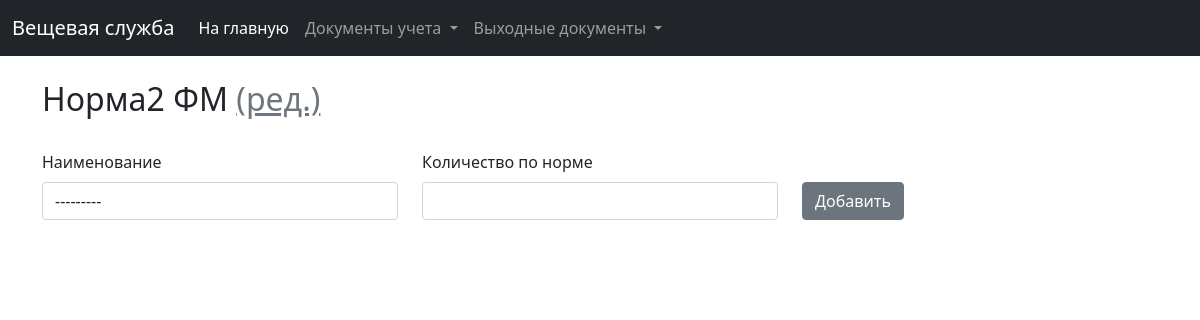
/clothing/norms/3/items, run on an earlier commit of the app's database.
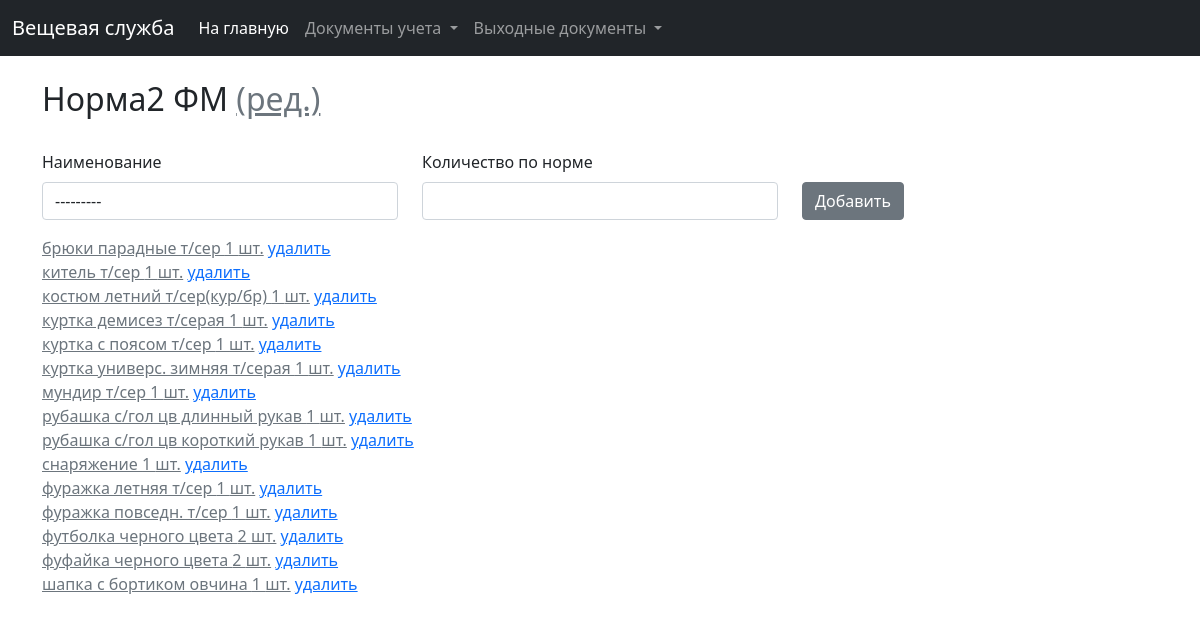
And on a later commit of the database.
### clothing/models.py (models this page shows, shortened)
class ClothesInNorm(models.Model):
    norm = models.ForeignKey(Norm, on_delete=models.CASCADE, verbose_name="Норма")
    clothes = models.ForeignKey(Clothes, on_delete=models.CASCADE, verbose_name="Наименование")
    norm_count = models.IntegerField(verbose_name="Количество по норме")
    class Meta:
        ordering = ('clothes__clothes_title',)
        verbose_name = 'Наименование в норме'
        verbose_name_plural = 'Наименования в норме'
        unique_together = [['norm', 'clothes']]

class Clothes(models.Model):
    clothes_title = models.CharField(verbose_name="Наименование", max_length=255)
    wear_time = models.IntegerField(verbose_name="Сроки носки, мес.", validators=[MinValueValidator(0)])
    nomenclature = models.CharField(verbose_name="Номенклатура", max_length=255, null=True, blank=True)
    created_at = models.DateTimeField(verbose_name="Дата и время создания", auto_created=True, blank=True, null=True)
    price = models.FloatField(verbose_name="Цена", blank=True, null=True, validators=[MinValueValidator(0.0)])
    has_to_be_deposited = models.BooleanField(verbose_name="Подлежит сдаче", default=False)
    last_modified = models.DateTimeField(verbose_name="Дата и время последнего изменения", auto_now=True, blank=True,
                                         null=True)
    def __str__(self):
        return self.clothes_title
    class Meta:
        ordering = ('-id',)
        verbose_name = 'Наименование предмета'
        verbose_name_plural = 'Наименования предметов'

### clothing/views.py (the view)
# urls.py: path('norms/<norm_id>/items', views.norm_items, name='norm_items'),
def norm_items(request, norm_id):
    norm = get_object_or_404(Norm, pk=norm_id)
    item_list = ClothesInNorm.objects.filter(norm_id=norm_id).order_by('clothes__clothes_title')
    clothes_in_norm_form = ClothesInNormForm()
    return render(request, 'clothing/norms/norm_items.html', {
        'norm': norm,
        'clothes_in_norm_form': clothes_in_norm_form,
        'item_list': item_list,
        'clothes_list': Clothes.objects.all(),
    })

### clothing/forms.py
class ClothesInNormForm(ModelForm):
    class Meta:
        model = ClothesInNorm
        fields = '__all__'

### clothing/templates/clothing/norms/norm_items.html (shortened to what this page needs)
{% extends 'base.html' %}
{% load widget_tweaks %}
{% load static %}
{% block content %}
    <div class="container">
        <br>
        <h2>{{ norm.norm_title }} <a href="#norm_update_data_form" data-bs-toggle="modal" class="link-secondary">(ред.)</a></h2>
        <br>
        <form id="add_norm_item_form">{% csrf_token %}
            <div class="row align-items-end">
                <div class="col-lg-4">
                    <div class="mb-3">
                        <label class="form-label">Наименование</label><br>
                        {% render_field clothes_in_norm_form.clothes class+="form-control" style="width: 100%" %}
                    </div>
                </div>
                <div class="col-lg-4">
                    <div class="mb-3">
                        <label class="form-label">Количество по норме</label><br>
                        {% render_field clothes_in_norm_form.norm_count class+="form-control" style="width: 100%" %}
                    </div>
                </div>
                <div class="col-lg-4">
                    <div class="mb-3">
                        <button type="submit" class="btn btn-secondary" id="add_clothes_in_card_button">Добавить
                        </button>
                    </div>
                </div>
            </div>
        </form>
        {% if norm.clothes_list %}
            {% for item in item_list %}
                <a class="link-secondary" href="#norm_item_update_data_form_{{ item.id }}"
                   data-bs-toggle="modal">{{ item.clothes }} {{ item.norm_count }} шт.</a> <a href="javascript:delete_item_in_norm({{ item.id }})">удалить</a><br>
            {% endfor %}
        {% else %}
            <p>Список пуст!</p>
        {% endif %}
    </div>
{% endblock %}

What changed in the data, as far as the page shows it:
added ClothesInNorm: clothes "брюки парадные т/сер", norm_count "1"
added ClothesInNorm: clothes "китель т/сер", norm_count "1"
added ClothesInNorm: clothes "костюм летний т/сер(кур/бр)", norm_count "1"
added ClothesInNorm: clothes "куртка демисез т/серая", norm_count "1"
added ClothesInNorm: clothes "куртка с поясом т/сер", norm_count "1"
added ClothesInNorm: clothes "куртка универс. зимняя т/серая", norm_count "1"
added ClothesInNorm: clothes "мундир т/сер", norm_count "1"
added ClothesInNorm: clothes "рубашка с/гол цв длинный рукав", norm_count "1"
added ClothesInNorm: clothes "рубашка с/гол цв короткий рукав", norm_count "1"
added ClothesInNorm: clothes "снаряжение", norm_count "1"
added ClothesInNorm: clothes "фуражка летняя т/сер", norm_count "1"
added ClothesInNorm: clothes "фуражка повседн. т/сер", norm_count "1"
added ClothesInNorm: clothes "футболка черного цвета", norm_count "2"
added ClothesInNorm: clothes "фуфайка черного цвета", norm_count "2"
added ClothesInNorm: clothes "шапка с бортиком овчина", norm_count "1"
